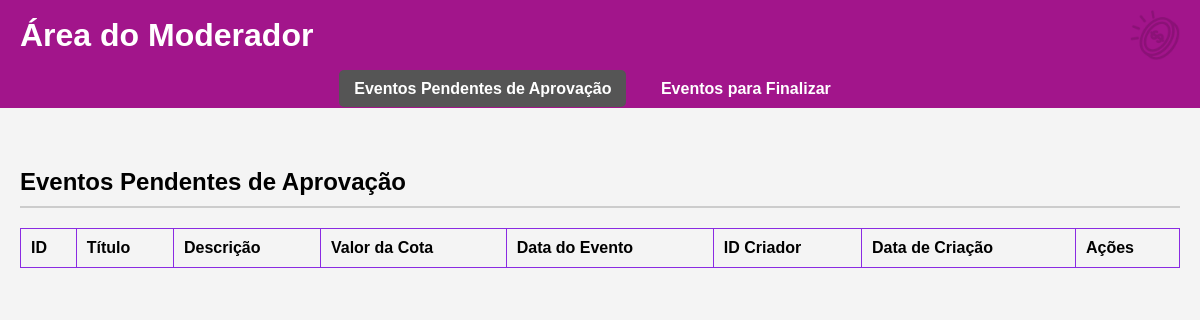
Before: /moderador_dashboard with the older database file.
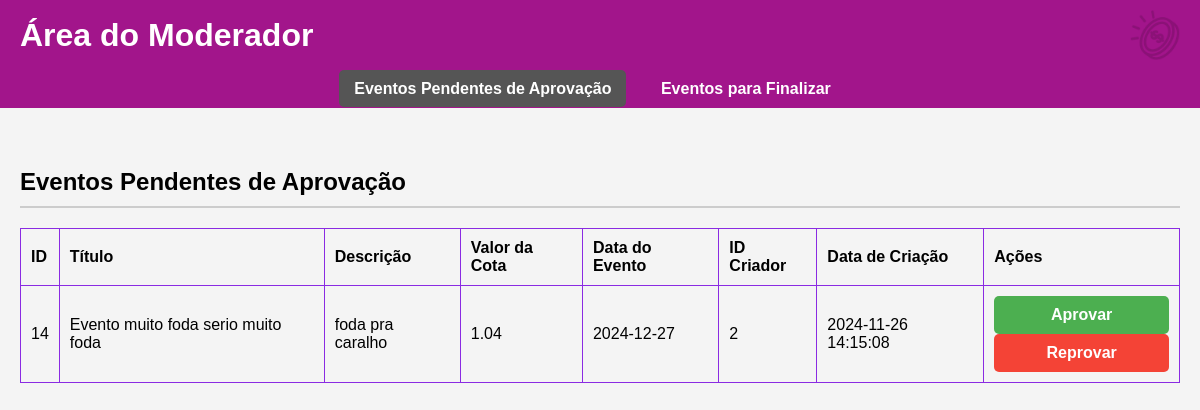
After: the same page with the newer database file.
### tables this page shows
CREATE TABLE eventos (
        id INTEGER PRIMARY KEY AUTOINCREMENT,
        titulo TEXT NOT NULL,
        descricao TEXT NOT NULL,
        valor_cota REAL NOT NULL CHECK (valor_cota >= 1.00),
        data_evento DATE NOT NULL,
        data_inicio_apostas DATE NOT NULL,
        data_fim_apostas DATE NOT NULL,
        status TEXT NOT NULL DEFAULT 'pendente',
        id_criador INTEGER NOT NULL,
        data_criacao TIMESTAMP DEFAULT CURRENT_TIMESTAMP,
        FOREIGN KEY (id_criador) REFERENCES usuarios(id) ON DELETE CASCADE
    );

### app.py (the view)
@app.route('/moderador_dashboard', methods=['GET'])
def moderador_dashboard():
    view = request.args.get('view', 'pendentes')
    if view == 'pendentes':
        status_filter = 'pendente'
    elif view == 'finalizar':
        status_filter = 'aprovado'
    else:
        status_filter = 'pendente'
    with sqlite3.connect(database_path) as conn:
        conn.row_factory = sqlite3.Row  # Configura para acessar colunas por nome
        eventos = conn.execute('SELECT * FROM eventos WHERE status = ?', (status_filter,)).fetchall()
    return render_template('area_moderador.html', eventos=eventos, view=view)

### templates/area_moderador.html (shortened to what this page needs)
<!DOCTYPE html>
<html lang="pt-br">
<head>
    <link rel="stylesheet" href="/static/css/area_moderacao.css">
</head>
<body>
    <header>
        <h1>Área do Moderador</h1>
        <img src="/static/images/logo.png" alt="Logo" class="logo">
    </header>
    <nav class="menustrip">
        <ul>
            <li><a href="{{ url_for('moderador_dashboard', view='pendentes') }}" {% if view == 'pendentes' %}class="active"{% endif %}>Eventos Pendentes de Aprovação</a></li>
            <li><a href="{{ url_for('moderador_dashboard', view='finalizar') }}" {% if view == 'finalizar' %}class="active"{% endif %}>Eventos para Finalizar</a></li>
        </ul>
    </nav>
    <main>
        {% if view == 'pendentes' %}
        <section class="pending-approval">
            <h2>Eventos Pendentes de Aprovação</h2>
            <table>
                <thead>
                    <tr>
                        <th>ID</th>
                        <th>Título</th>
                        <th>Descrição</th>
                        <th>Valor da Cota</th>
                        <th>Data do Evento</th>
                        <th>ID Criador</th>
                        <th>Data de Criação</th>
                        <th>Ações</th>
                    </tr>
                </thead>
                <tbody>
                    {% for evento in eventos %}
                    <tr id="event-{{ evento.id }}">
                        <td>{{ evento.id }}</td>
                        <td>{{ evento.titulo }}</td>
                        <td>{{ evento.descricao }}</td>
                        <td>{{ evento.valor_cota }}</td>
                        <td>{{ evento.data_evento }}</td>
                        <td>{{ evento.id_criador }}</td>
                        <td>{{ evento.data_criacao }}</td>
                        <td>
                            <button type="button" onclick="handleEventAction('{{ evento.id }}', 'aprovar')" class="approve-btn">Aprovar</button>
                            <button type="button" onclick="abrirModalReprovar('{{ evento.id }}')" class="reject-btn">Reprovar</button>
                        </td>
                    </tr>
                    {% endfor %}
                </tbody>
            </table>
        </section>
        {% endif %}
    </main>
</body>
</html>

### static/css/area_moderacao.css (style rules this page uses)
body { font-family: Arial, sans-serif; margin: 0; padding: 0; background-color: #f4f4f4; }
header { background-color: #A2158B; color: white; padding: 10px 20px; display: flex; justify-content: space-between; align-items: center; }
header .logo { height: 50px; width: auto; margin-left: auto; }
header h1 { margin: 0; }
nav a { color: #8A2BE2; text-decoration: none; }
main { padding: 20px; }
h2 { border-bottom: 2px solid #ccc; padding-bottom: 10px; }
table { width: 100%; border-collapse: collapse; margin-bottom: 20px; }
table, th, td { border: 1px solid #8A2BE2; }
th, td { padding: 10px; text-align: left; }
button { width: 100%; padding: 10px; background-color: #f0f0f0; border: none; border-radius: 5px; cursor: pointer; font-size: 16px; font-weight: bold; }
.approve-btn { background-color: #4CAF50; color: white; }
.reject-btn { background-color: #f44336; color: white; }
nav.menustrip { background-color: #A2158B; padding: 10px; text-align: center; margin-bottom: 20px; }
nav.menustrip ul { list-style-type: none; padding: 0; margin: 0; }
nav.menustrip ul li { display: inline; margin-right: 15px; }
nav.menustrip ul li a { color: white; text-decoration: none; font-weight: bold; padding: 10px 15px; border-radius: 5px; }
nav.menustrip ul li a.active, nav.menustrip ul li a:hover { background-color: #555; }

Changed rows visible on the page:
added eventos: id "14", titulo "Evento muito foda serio muito foda", descricao "foda pra caralho", valor_cota "1.04", data_evento "2024-12-27", id_criador "2", data_criacao "2024-11-26 14:15:08"
